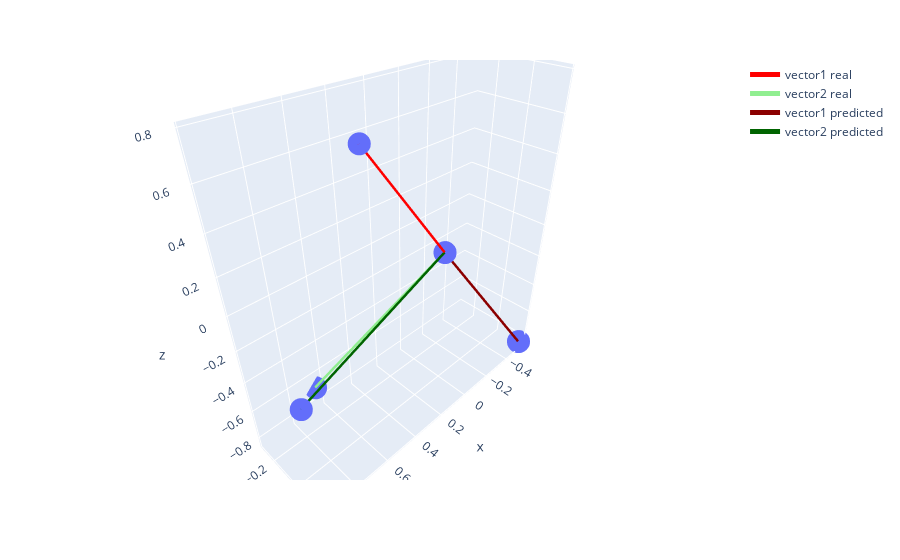

The notebook cell this image was saved under:
### Markdown cell above
Here we plot one example of the ground truth direction field and the predicted direction field using the second loss function.

### Code cell
import plotly.express as px
import pandas as pd
from math import sin, cos


def convert_spherical_to_cartesian(r, theta, phi):
    x = r * sin(theta) * cos(phi)
    y = r * sin(theta) * sin(phi)
    z = r * cos(theta)
    return x,y,z
 
x1,y1,z1 = convert_spherical_to_cartesian(1, 6.947085261997695271e-01, 2.261645934151683690e-01)
x2,y2,z2 = convert_spherical_to_cartesian(1, 2.342013730646936853e+00, -4.335735359697641678e-01)

x3,y3,z3 = convert_spherical_to_cartesian(1, -2.5404, -0.3407)
x4,y4,z4 = convert_spherical_to_cartesian(1, -1.8457, -3.0484)

data = {
    'x': [0, x1, 0, x2, 0, x3, 0, x4],
    'y': [0, y1, 0, y2, 0, y3, 0, y4],
    'z': [0, z1, 0, z2, 0, z3, 0, z4]
}

df = pd.DataFrame(data)

fig = px.scatter_3d(df, x='x', y='y', z='z')

fig.add_scatter3d(x=[0, x1], y=[0, y1], z=[0, z1], mode='lines', line=dict(color='red', width=5), name='vector1 real')
fig.add_scatter3d(x=[0, x2], y=[0, y2], z=[0, z2], mode='lines', line=dict(color='lightgreen', width=5), name='vector2 real')
fig.add_scatter3d(x=[0, x3], y=[0, y3], z=[0, z3], mode='lines', line=dict(color='darkred', width=5), name='vector1 predicted')
fig.add_scatter3d(x=[0, x4], y=[0, y4], z=[0, z4], mode='lines', line=dict(color='darkgreen', width=5), name='vector2 predicted')


fig.show()

### Figure 1 — Plotly figure (JSON) as saved in the notebook; plotly's stock layout.template omitted (floating-point values rounded to 4 significant figures)
{"data": [{"hovertemplate": "x=%{x}<br>y=%{y}<br>z=%{z}<extra></extra>", "legendgroup": "", "marker": {"color": "#636efa", "symbol": "circle"}, "mode": "markers", "name": "", "scene": "scene", "showlegend": false, "type": "scatter3d", "x": [0, 0.6239, 0, 0.6507, 0, -0.5331, 0, 0.9583], "y": [0, 0.1436, 0, -0.3012, 0, 0.189, 0, 0.08956], "z": [0, 0.7682, 0, -0.697, 0, -0.8247, 0, -0.2715]}, {"line": {"color": "red", "width": 5}, "mode": "lines", "name": "vector1 real", "type": "scatter3d", "x": [0, 0.6239], "y": [0, 0.1436], "z": [0, 0.7682]}, {"line": {"color": "lightgreen", "width": 5}, "mode": "lines", "name": "vector2 real", "type": "scatter3d", "x": [0, 0.6507], "y": [0, -0.3012], "z": [0, -0.697]}, {"line": {"color": "darkred", "width": 5}, "mode": "lines", "name": "vector1 predicted", "type": "scatter3d", "x": [0, -0.5331], "y": [0, 0.189], "z": [0, -0.8247]}, {"line": {"color": "darkgreen", "width": 5}, "mode": "lines", "name": "vector2 predicted", "type": "scatter3d", "x": [0, 0.9583], "y": [0, 0.08956], "z": [0, -0.2715]}], "layout": {"legend": {"tracegroupgap": 0}, "margin": {"t": 60}, "scene": {"domain": {"x": [0, 1], "y": [0, 1]}, "xaxis": {"title": {"text": "x"}}, "yaxis": {"title": {"text": "y"}}, "zaxis": {"title": {"text": "z"}}}}}
